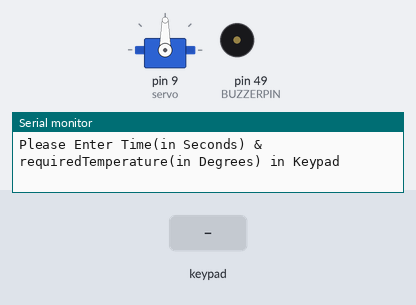
Simulated run of this sketch. Board: Arduino Mega 2560, built with avr-gcc and run on an emulated ATmega2560. Shown: servo, buzzer (waves = sounding), the last lines printed to the serial monitor. The test bench sets the inputs (shaded band).

Above: at 1.2 s.
1.3 s: key '=' pressed
2.8 s: keypad keys 7 + 5 = pressed 0.4 s apart
At 4.8 s:
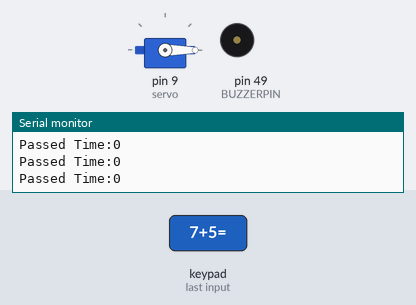
At 6.2 s:
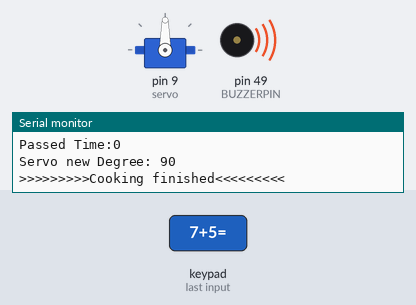
Timing chart, 0 to 10.6 s (numbered marks = the images above; inputs shaded):
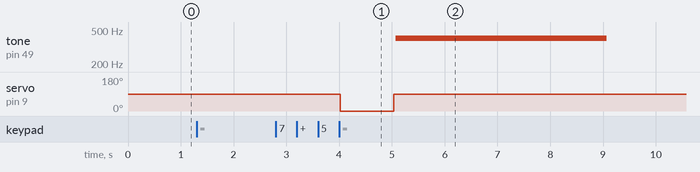

The sketch:

sketch_nov07a.ino
```cpp
#include <Servo.h>
#include <Keypad.h>

#define COOKER_OPEN 90
#define COOKER_CLOSED 0
#define BUZZERPIN 49

//Setting Keypad configs
const byte ROWS = 4; //four rows
const byte COLS = 4; //four columns
char keys[ROWS][COLS] = {
  {'7','8','9','/'},
  {'4','5','6','*'},
  {'1','2','3','-'},
  {'O','0','=','+'}
};
byte rowPins[ROWS] = {23, 25, 27, 29}; //connect to the row pinouts of the keypad
byte colPins[COLS] = {31,33, 35,37}; //connect to the column pinouts of the keypad

Keypad keypad = Keypad( makeKeymap(keys), rowPins, colPins, ROWS, COLS );
//Servo
Servo servo;  // create servo object to control a servo

//Defining Timer class
class Timer{
  public:
  int startTime;
  int timeLimit = -1;
  Timer(){
  }
  public:
  int getTimeLimit(){
    return timeLimit;
  }
  void setTimeLimit(int seconds){
    timeLimit = seconds;
  }
  void start(){
    startTime = millis()/1000;
  }

  bool isTimeFinished(){
    int passedTime = millis()/1000 - startTime;
    Serial.println("Passed Time:"+ String(passedTime));
    return (millis()/1000 - startTime) > timeLimit;
  }
};

int requiredTemperature = -1;
Timer timer;
void setup() {
  pinMode(BUZZERPIN, OUTPUT);
  setupServo();
  Serial.begin(9600);
  Serial.println("Please Enter Time(in Seconds) & requiredTemperature(in Degrees) in Keypad");
}
void setupServo(){
  servo.attach(9,1000,2000);  // attaches the servo on pin 9 to the servo object
  servo.write(COOKER_OPEN);
}
bool isKeyNumber(char key){
  int keyAsciiCode = (int)key;
  return keyAsciiCode >= (int)'0' && keyAsciiCode <= (int)'9';
}
void rotateServo(int degree){
    Serial.print("Servo new Degree: ");
    Serial.println(degree);
    servo.write(degree);
}
float readAnalogTemperature(){
  float temp = analogRead(A0);
  temp *= 0.48828125;
  Serial.println("Current temperature: [" + String(temp)+"*C] Required Tempreture: ["+String(requiredTemperature)+"*C]");
  return temp;
}
bool isTemperatureEnough(){
  delay(300);
  return readAnalogTemperature() >= requiredTemperature;
}
bool shouldReadKeypad(){
    return requiredTemperature == -1 || timer.getTimeLimit() == -1;
}
void readKeypad(){
  char key = keypad.getKey();
  static String number = "";

  if(key){
    if(isKeyNumber(key)){
        number += key;
    }
    else if(key == '='){
      if(timer.getTimeLimit() == -1){//User entered time
        Serial.println("Time: " + number);
        timer.setTimeLimit(number.toInt());
      }else{//User entered requiredTemperature
        Serial.println("Required Temperature: " + number);
        requiredTemperature = number.toInt();
        Serial.println("Closing Cooker. Start cooking...");
        rotateServo(COOKER_CLOSED);
      }
      number = "";
    }
  }
}
void loop() {
  static bool isTimerStarted = false;
  static bool isCookingFinished = false;
  if(shouldReadKeypad())
    readKeypad();
  else{
    if(isTimerStarted){
      if(!isCookingFinished && timer.isTimeFinished()){
        rotateServo(COOKER_OPEN);
        isCookingFinished = true;
        Serial.println(">>>>>>>>>Cooking finished<<<<<<<<<");
        tone(BUZZERPIN, 400);
        delay(4000);
        noTone(BUZZERPIN);
        //Buzzer
      }
    }else if(isTemperatureEnough()){
      Serial.println("Start Timer. Required Time:["+String(timer.getTimeLimit())+"s]");
      timer.start();
      isTimerStarted = true;
    }
  }
}
```

Measured:
- after the input at 2.8 s, tone on pin 49 (BUZZERPIN): silent → 400 Hz after 2.3 s, → silent 4.0 s later; servo on pin 9 (servo): 90° → 0° after 1.2 s, → 90° 1.0 s later
